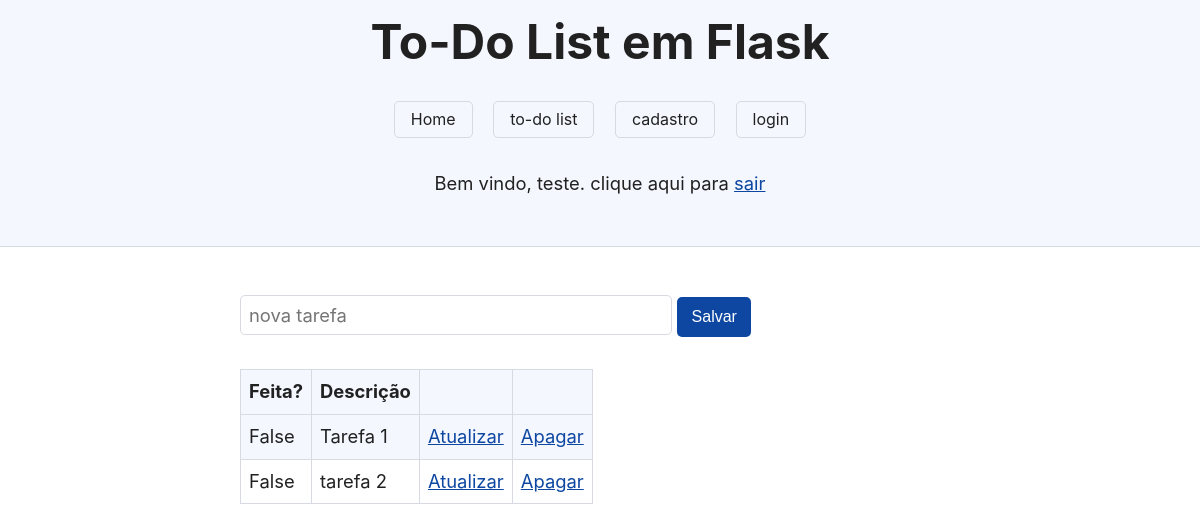
Before: /todo/ (signed in) with the older database file.
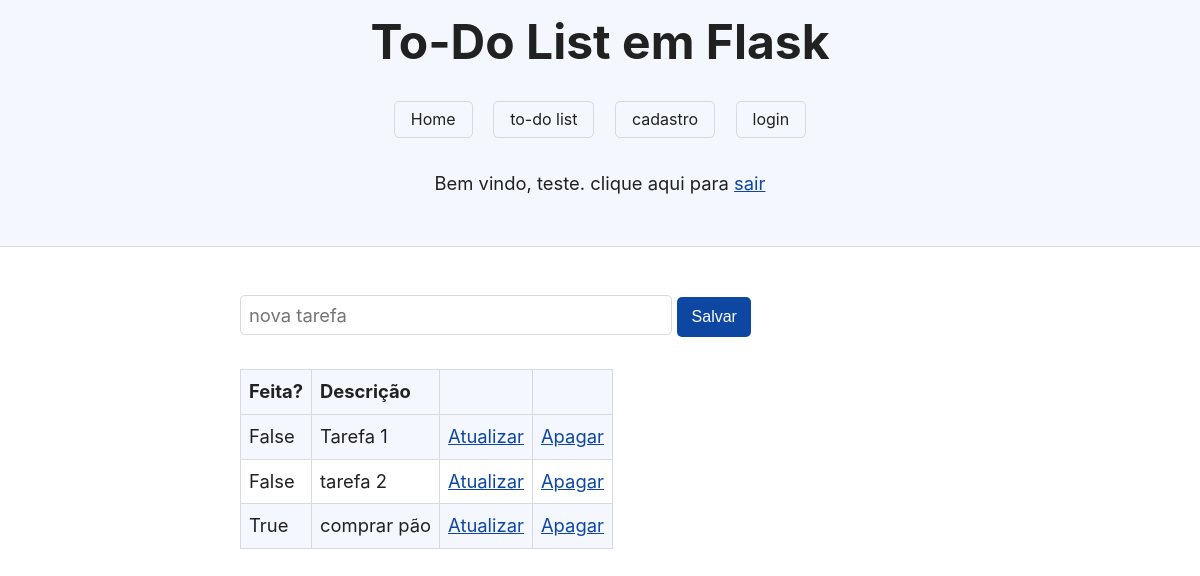
After: the same page with the newer database file.
### __init__.py (models this page shows)
class Tarefa(db.Model):
    id = db.Column(db.Integer, primary_key=True)
    descrição = db.Column(db.String, nullable = True)
    completa = db.Column(db.Boolean, default=False)
    id_usuário = db.Column(db.Integer, db.ForeignKey("usuário.id"), nullable = False)

### __init__.py (the view)
@app.route("/todo/")
@login_required
def todo():
    return render_template("todo.html")

### __init__.py (called while the page is built)
@login_manager.user_loader
def load_user(user_id):
    return db.session.get(Usuário, user_id)

### templates/todo.html (shortened to what this page needs)
{% extends 'base.html' %}
{% block conteúdo %}
    <p>
        <form action="/todo/add/" method="post">
            <input type="text" name="descrição" placeholder="nova tarefa" required>
            <button type="submit">Salvar</button>
        </form>
    </p>
    <table>
        <tr>
            <th>Feita?</th>
            <th>Descrição</th>
            <th></th>
            <th></th>
        </tr>
        {% for tarefa in current_user.tarefas %}
            <tr>
                <td>{{ tarefa.completa }}</td>
                <td>{{ tarefa.descrição }}</td>
                <td><a href="/todo/{{ tarefa.id }}/check/">Atualizar</a></td>
                <td><a href="/todo/{{ tarefa.id }}/delete/">Apagar</a></td>
            </tr>
        {% endfor %}
    </table>
{% endblock conteúdo %}

Changed rows visible on the page:
added Tarefa: completa "True", descrição "comprar pão"
